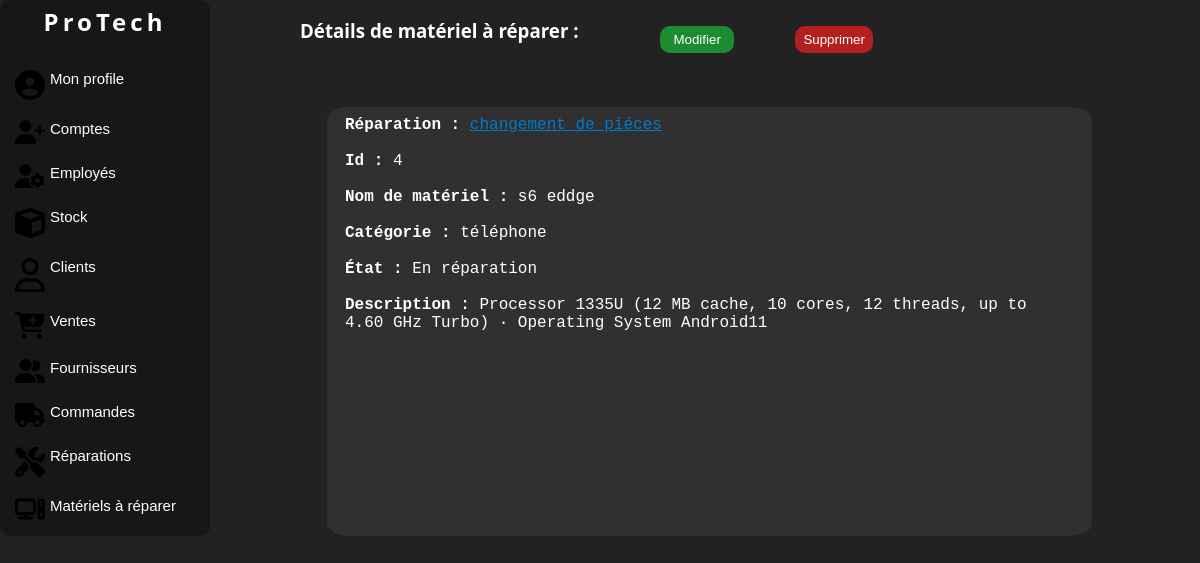
The app's page /materiel-a-reparer/4/ (signed in), older data.
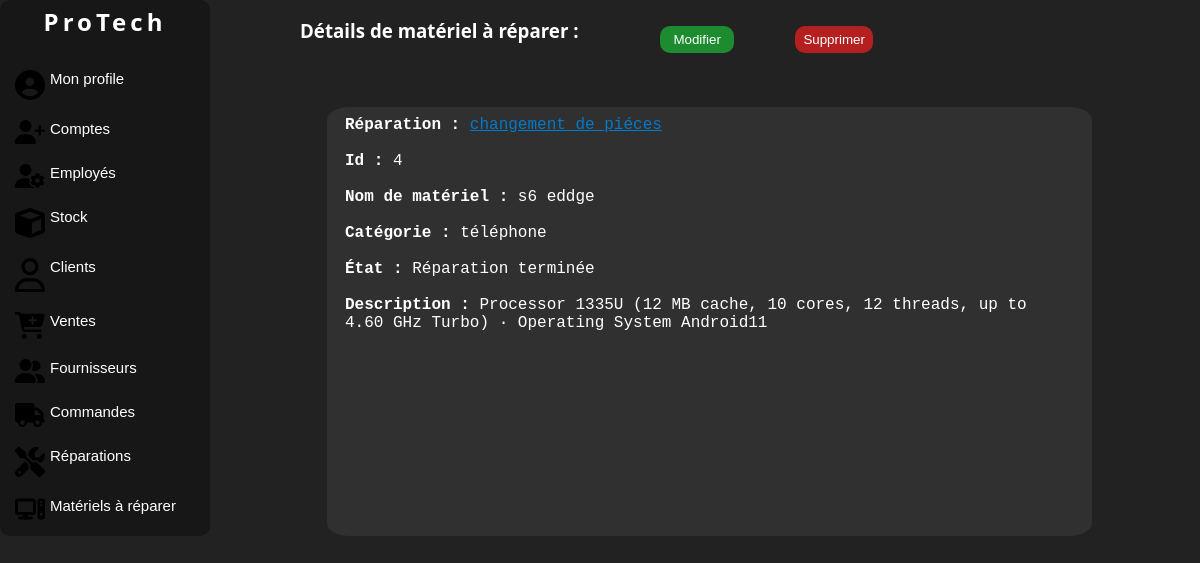
The same page, newer data.
### manager/models.py (models this page shows, shortened)
class HardwareToRepair(models.Model):
    name = models.CharField(max_length=100, db_column='Nom')
    category = models.ForeignKey(Category, on_delete=models.SET_DEFAULT, default=1, db_column='Catégorie')
    description = models.TextField(db_column='Description')
    state = models.CharField(max_length=20, default='En réparation', db_column='État')
    class Meta:
        db_table = 'MatérielARéparer'

class Repair(models.Model):
    STATE_CHOICES = [
        ('En cours', 'En cours'),
        ('Terminé', 'Terminé')
    ]
    title = models.CharField(max_length=100, default='Pas de description',db_column='Titre')
    description = models.TextField(db_column='Description')
    state = models.CharField(max_length=20, choices=STATE_CHOICES, default='En cours', db_column='État')
    hardware = models.OneToOneField('HardwareToRepair', db_column='Matériel',on_delete=models.CASCADE)
    deposit_date = models.DateField(auto_now_add=True, db_column='Date de dépôt')
    delivery_date = models.DateField(null=True, blank=True, db_column='Date de remise')
    client = models.ForeignKey(Client, on_delete=models.SET_NULL, null=True, blank=True, db_column='Client')
    prepayment = models.PositiveIntegerField(db_column='Acompte',default=0)
    repair_price = models.PositiveIntegerField(db_column='Prix de réparation',default=0)
    class Meta:
        db_table = 'Réparation'

class Category(models.Model):
    name = models.CharField(max_length=100, db_column='Nom')
    def __str__(self):
        return self.name
    class Meta:
        db_table = 'Catégorie'

### manager/views.py (the view)
# urls.py: path('materiel-a-reparer/<int:pk>/', views.HardwareToRepairDetailView.as_view(), name='hardware-detail'),
class HardwareToRepairDetailView(LoginRequiredMixin,RoleRequiredMixin, DetailView):
    model = HardwareToRepair
    template_name = 'detaillmat.html'  # replace with your actual template
    context_object_name = 'hardware'  # replace with your actual context object name
    required_roles = ['Admin', 'Réparateur']

### manager/views.py (called while the page is built)
    def dispatch(self, request, *args, **kwargs):
        if not request.user.is_authenticated:
            return self.handle_no_permission()
        if not self.required_roles:  # if no role is required, continue
            return super().dispatch(request, *args, **kwargs)
        if not request.user.employee.role in self.required_roles:
            messages.error(request, 'Vous n\'avez pas la permission de consulter cette page.')
            return redirect('dashboard')  # or wherever
        return super().dispatch(request, *args, **kwargs)

### manager/templates/detaillmat.html (shortened to what this page needs)
{% load static %}
{% load auth_extras %}
<!DOCTYPE html>
<html lang="en">
<head>
    <link rel="stylesheet" href="{% static 'css/style.css' %}">
    <link rel="stylesheet" href="{% static 'css/accueil.css' %}">
</head>
<body>
<div class="corp">
    <div class="nav">
        <div class="logo">
            <a href="{% url 'home' %}" class="link"><h2>ProTech</h2></a>
        </div>
        <br>
        <button class="value" onclick="location.href='{% url 'dashboard' %}';">
             Mon profile
        </button>
        {% if request.user.employee.role == 'Admin' %}
        <button class="value" onclick="location.href='{% url 'account-list' %}';">
            Comptes
        </button>
        <button class="value" onclick="location.href='{% url 'employee-list' %}';">
            Employés
        </button>
        {% endif %}
        {% if request.user.employee.role == 'Admin' or request.user.employee.role == 'Employé' %}
        <button class="value" onclick="location.href='{% url 'products-list' %}';">
            Stock
        </button>
        {% endif %}
        <button class="value" onclick="location.href='{% url 'client-list' %}';">
            Clients
        </button>
        {% if request.user.employee.role == 'Admin' or request.user.employee.role == 'Employé' %}
        <button class="value" onclick="location.href='{% url 'sale-list' %}';">
            Ventes
        </button>
        <button class="value" onclick="location.href='{% url 'supplier-list' %}';">
            Fournisseurs
        </button>
        <button class="value" onclick="location.href='{% url 'purchase-order-list' %}';">
            Commandes
        </button>
        {% endif %}
        {% if request.user.employee.role == 'Admin' or request.user.employee.role == 'Réparateur' %}
        <button class="value" onclick="location.href='{% url 'repair-list' %}';">
            Réparations
        </button>
        <button class="value" onclick="location.href='{% url 'hardware-list' %}';">
            Matériels à réparer
        </button>
        {% endif %}
    </div>
    <div class="liste">
        <div class="c111">
            <div class="colone1"><h3>Détails de matériel à réparer :</h3></div>
            <div>
                <button class="button" id="modifierv"
                        onclick="location.href='{% url 'update-hardware' hardware.id %}';">
                    Modifier
                </button>
            </div>
            <div>
                <button class="button" id="supprimerv"
                        onclick="location.href='{% url 'delete-hardware' hardware.id %}';">
                    Supprimer
                </button>
            </div>
        </div>
        <div class="c22">
            <p><strong>Réparation : </strong>
                {% if hardware.repair %}
                <a id="touts" href="{% url 'repair-detail' hardware.repair.id %}">{{hardware.repair.title}}</a>
                {% else %}
                Pas de réparation associée à ce matériel !
                <a id="touts" href="{% url 'add-repair' %}">Ajouter une réparation .</a>
                {% endif %}
            </p><br>
            <p><strong>Id : </strong>{{ hardware.id }}</p><br>
            <p><strong>Nom de matériel : </strong>{{ hardware.name }}</p><br>
            <p><strong>Catégorie : </strong>{{ hardware.category }}</p><br>
            <p><strong>État :</strong> {{ hardware.state }}</p><br>
            <p><strong>Description : </strong>{{ hardware.description }}</p><br>
        </div>
    </div>
</body>
</html>

Row changes from the older to the newer data that the page shows:
changed HardwareToRepair "s6 eddge": state "En réparation" → "Réparation terminée"
